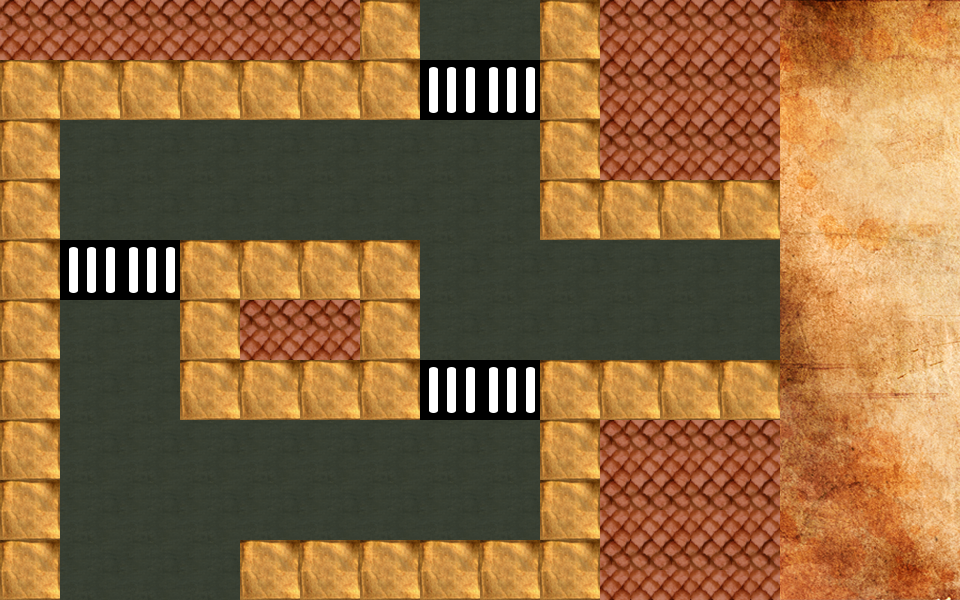

A level layout from a 2D game, rendered from its tile map. Below: a short description, then the map file with its tile-grid data intact:
An orthogonal 16x10 tile map with 60x60 px tiles, 1 tile layer (Tile Layer 1), 2 tilesets.

<map version="1.0" orientation="orthogonal" width="16" height="10" tilewidth="60" tileheight="60">
 <tileset firstgid="1" name="map_tiles (2)" tilewidth="60" tileheight="60">
  <image source="map/map_tiles (2).png" width="180" height="360" />
  <terraintypes>
   <terrain name="pavement" tile="0" />
   <terrain name="street" tile="3" />
   <terrain name="grass" tile="6" />
   <terrain name="pedwalk" tile="9" />
  </terraintypes>
 </tileset>
 <tileset firstgid="19" name="Map_Background" tilewidth="60" tileheight="60">
  <image source="map/Map_Background.png" width="960" height="600" />
 </tileset>
 <layer name="Tile Layer 1" width="16" height="10">
  <data encoding="csv">
7,7,7,7,7,7,1,4,4,1,7,7,7,19,20,21,
1,1,1,1,1,1,1,10,10,1,7,7,7,35,36,37,
1,4,4,4,4,4,4,4,4,1,7,7,7,51,52,53,
1,4,4,4,4,4,4,4,4,1,1,1,1,67,68,69,
1,10,10,1,1,1,1,4,4,4,4,4,4,83,84,85,
1,4,4,1,7,7,1,4,4,4,4,4,4,99,100,101,
1,4,4,1,1,1,1,10,10,1,1,1,1,115,116,117,
1,4,4,4,4,4,4,4,4,1,7,7,7,131,132,133,
1,4,4,4,4,4,4,4,4,1,7,7,7,147,148,149,
1,4,4,4,1,1,1,1,1,1,7,7,7,163,164,165
</data>
 </layer>
</map>
